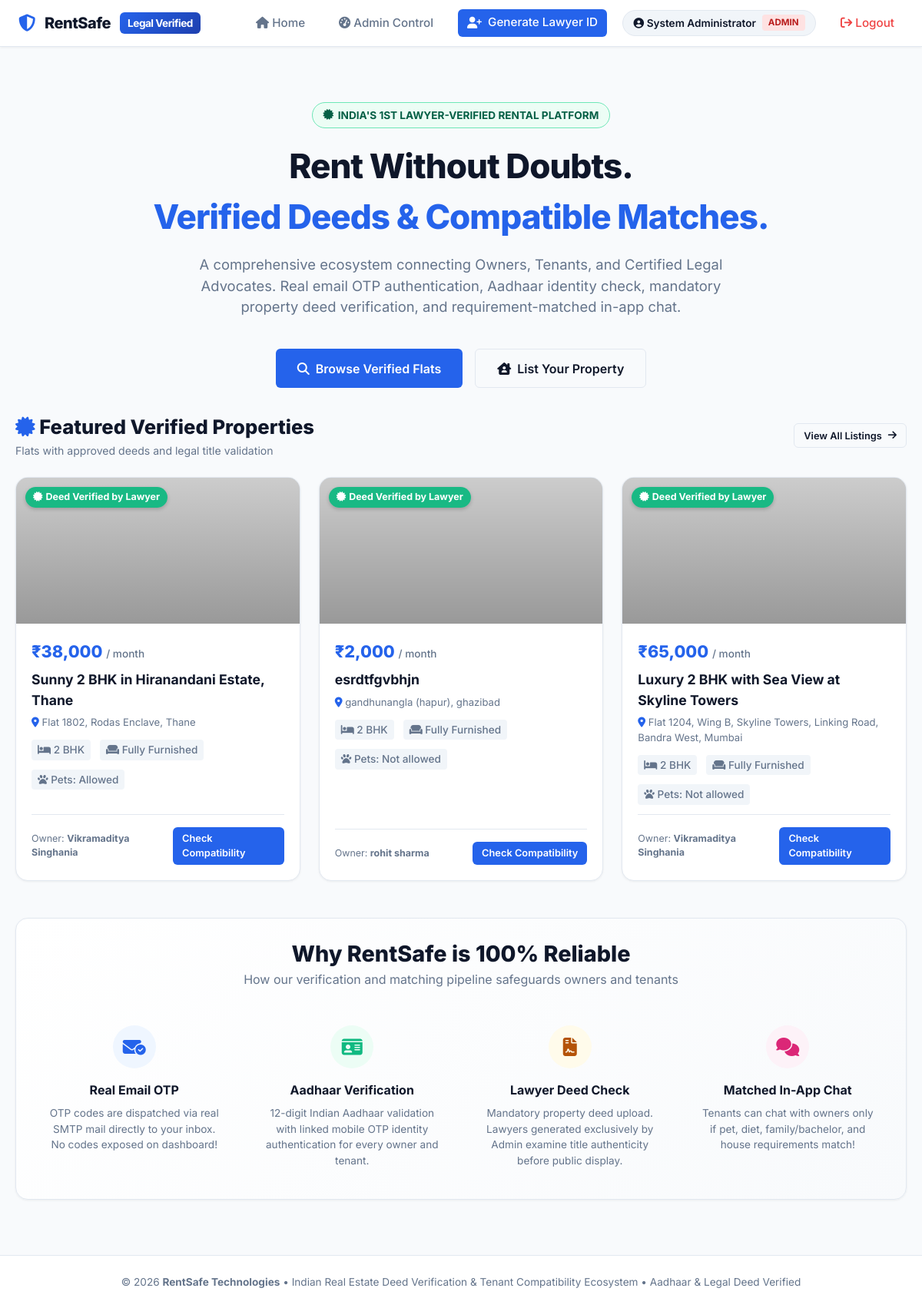
The page / (signed in) on the database its author committed.
### tables this page shows
CREATE TABLE users (
        id INTEGER PRIMARY KEY AUTOINCREMENT,
        name TEXT NOT NULL,
        email TEXT UNIQUE NOT NULL,
        password_hash TEXT NOT NULL,
        role TEXT NOT NULL CHECK(role IN ('admin', 'lawyer', 'owner', 'tenant')),
        phone TEXT,
        lawyer_id TEXT UNIQUE,
        bar_council_reg TEXT,
        specialization TEXT,
        aadhaar_number_masked TEXT,
        aadhaar_verified INTEGER DEFAULT 0,
        email_verified INTEGER DEFAULT 0,
        tenant_type TEXT DEFAULT 'bachelor',
        has_pets INTEGER DEFAULT 0,
        pet_details TEXT DEFAULT '',
        diet_pref TEXT DEFAULT 'no_preference',
        smoking_drinking INTEGER DEFAULT 0,
        occupation TEXT DEFAULT '',
        status TEXT DEFAULT 'active',
        created_at TIMESTAMP DEFAULT CURRENT_TIMESTAMP
    );

CREATE TABLE properties (
        id INTEGER PRIMARY KEY AUTOINCREMENT,
        owner_id INTEGER NOT NULL,
        title TEXT NOT NULL,
        description TEXT,
        flat_type TEXT NOT NULL,
        furnishing TEXT NOT NULL,
        rent_monthly REAL NOT NULL,
        deposit REAL NOT NULL,
        address TEXT NOT NULL,
        city TEXT NOT NULL,
        pincode TEXT,
        image_path TEXT,
        req_pets TEXT NOT NULL DEFAULT 'not_allowed',
        req_tenant_type TEXT NOT NULL DEFAULT 'open_to_all',
        req_food TEXT NOT NULL DEFAULT 'no_restriction',
        req_smoking_drinking TEXT NOT NULL DEFAULT 'prohibited',
        req_notes TEXT,
        deed_filename TEXT NOT NULL,
        deed_original_name TEXT,
        deed_status TEXT DEFAULT 'PENDING_LAWYER_REVIEW' CHECK(deed_status IN ('PENDING_LAWYER_REVIEW', 'APPROVED', 'REJECTED')),
        reviewed_by_lawyer_id INTEGER,
        lawyer_notes TEXT,
        reviewed_at TIMESTAMP,
        is_active INTEGER DEFAULT 1,
        created_at TIMESTAMP DEFAULT CURRENT_TIMESTAMP,
        FOREIGN KEY (owner_id) REFERENCES users(id) ON DELETE CASCADE,
        FOREIGN KEY (reviewed_by_lawyer_id) REFERENCES users(id) ON DELETE SET NULL
    );

### app.py (the view)
@app.route('/')
def index():
    conn = get_db_connection()
    stats = {
        'verified_flats': conn.execute("SELECT COUNT(*) FROM properties WHERE deed_status = 'APPROVED'").fetchone()[0],
        'total_lawyers': conn.execute("SELECT COUNT(*) FROM users WHERE role = 'lawyer'").fetchone()[0],
        'total_owners': conn.execute("SELECT COUNT(*) FROM users WHERE role = 'owner'").fetchone()[0],
        'total_tenants': conn.execute("SELECT COUNT(*) FROM users WHERE role = 'tenant'").fetchone()[0]
    }
    recent_flats = conn.execute("""
        SELECT p.*, u.name as owner_name
        FROM properties p
        JOIN users u ON p.owner_id = u.id
        WHERE p.deed_status = 'APPROVED'
        ORDER BY p.id DESC LIMIT 4
    """).fetchall()
    conn.close()
    return render_template('index.html', stats=stats, recent_flats=recent_flats)

### app.py (called while the page is built)
@app.context_processor
def inject_user_context():
    user = None
    if 'user_id' in session:
        conn = get_db_connection()
        user = conn.execute("SELECT * FROM users WHERE id = ?", (session['user_id'],)).fetchone()
        conn.close()
    return dict(current_user=user)

### database.py (called while the page is built)
def get_db_connection():
    conn = sqlite3.connect(Config.DATABASE_PATH)
    conn.row_factory = sqlite3.Row
    conn.execute("PRAGMA foreign_keys = ON")
    return conn

### templates/index.html (shortened to what this page needs)
{% extends 'base.html' %}
{% block content %}
<div style="text-align: center; padding: 3rem 1rem 2rem;">
    <span class="badge-status badge-approved" style="margin-bottom: 1rem; font-size: 0.85rem; padding: 6px 14px;">
        <i class="fa-solid fa-certificate"></i> India's 1st Lawyer-Verified Rental Platform
    </span>
    <h1 style="font-size: 2.75rem; font-weight: 800; color: var(--secondary); letter-spacing: -1px; margin-bottom: 1rem;">
        Rent Without Doubts. <br><span style="color: var(--primary);">Verified Deeds & Compatible Matches.</span>
    </h1>
    <p style="font-size: 1.15rem; color: var(--text-muted); max-width: 720px; margin: 0 auto 2.5rem;">
        A comprehensive ecosystem connecting Owners, Tenants, and Certified Legal Advocates. Real email OTP authentication, Aadhaar identity check, mandatory property deed verification, and requirement-matched in-app chat.
    </p>
    <div style="display: flex; justify-content: center; gap: 1rem; flex-wrap: wrap;">
        <a href="{{ url_for('login', role='tenant') }}" class="btn btn-primary" style="padding: 0.8rem 1.75rem; font-size: 1rem;">
            <i class="fa-solid fa-magnifying-glass"></i> Browse Verified Flats
        </a>
        <a href="{{ url_for('register_owner_page') }}" class="btn btn-outline" style="padding: 0.8rem 1.75rem; font-size: 1rem;">
            <i class="fa-solid fa-house-chimney-user"></i> List Your Property
        </a>
    </div>
</div>
<div style="margin-bottom: 3rem;">
    <div style="display: flex; align-items: center; justify-content: space-between; margin-bottom: 1.5rem;">
        <div>
            <h2 style="font-size: 1.6rem; font-weight: 800; color: var(--secondary);">
                <i class="fa-solid fa-certificate" style="color: var(--primary);"></i> Featured Verified Properties
            </h2>
            <p style="font-size: 0.88rem; color: var(--text-muted);">Flats with approved deeds and legal title validation</p>
        </div>
        <a href="{{ url_for('login', role='tenant') }}" class="btn btn-sm btn-outline">View All Listings <i class="fa-solid fa-arrow-right"></i></a>
    </div>
    <div class="properties-grid">
        {% for flat in recent_flats %}
            <div class="property-card">
                <div class="property-image" style="background: linear-gradient(rgba(0,0,0,0.2), rgba(0,0,0,0.4)), url('https://images.unsplash.com/photo-1545324418-cc1a3fa10c00?auto=format&fit=crop&w=600&q=80') center/cover;">
                    <span class="deed-verified-badge">
                        <i class="fa-solid fa-certificate"></i> Deed Verified by Lawyer
                    </span>
                </div>
                <div class="property-body">
                    <div class="property-rent">₹{{ "{:,.0f}".format(flat.rent_monthly) }} <span style="font-size: 0.85rem; font-weight: 500; color: var(--text-muted);">/ month</span></div>
                    <h3 class="property-title">{{ flat.title }}</h3>
                    <p style="font-size: 0.82rem; color: var(--text-muted); margin-bottom: 0.75rem;">
                        <i class="fa-solid fa-location-dot" style="color: var(--primary);"></i> {{ flat.address }}, {{ flat.city }}
                    </p>
                    <div class="property-specs">
                        <span class="spec-chip"><i class="fa-solid fa-bed"></i> {{ flat.flat_type }}</span>
                        <span class="spec-chip"><i class="fa-solid fa-couch"></i> {{ flat.furnishing }}</span>
                        <span class="spec-chip"><i class="fa-solid fa-paw"></i> Pets: {{ flat.req_pets | replace('_', ' ') | capitalize }}</span>
                    </div>
                    <div style="margin-top: auto; padding-top: 1rem; border-top: 1px solid var(--border-color); display: flex; align-items: center; justify-content: space-between;">
                        <span style="font-size: 0.78rem; color: var(--text-muted);">Owner: <strong>{{ flat.owner_name }}</strong></span>
                        <a href="{{ url_for('login', role='tenant') }}" class="btn btn-sm btn-primary">Check Compatibility</a>
                    </div>
                </div>
            </div>
        {% else %}
            <div class="card" style="grid-column: 1 / -1; text-align: center; padding: 3rem;">
                <i class="fa-regular fa-folder-open" style="font-size: 2.5rem; color: var(--text-muted); margin-bottom: 1rem;"></i>
                <p>No verified properties listed yet. Owners can list and submit deeds for verification!</p>
            </div>
        {% endfor %}
    </div>
</div>
<div class="card" style="margin-bottom: 3rem; background: linear-gradient(135deg, #ffffff, #f8fafc);">
    <div style="text-align: center; margin-bottom: 2rem;">
        <h2 style="font-size: 1.8rem; font-weight: 800; color: var(--secondary);">Why RentSafe is 100% Reliable</h2>
        <p style="color: var(--text-muted);">How our verification and matching pipeline safeguards owners and tenants</p>
    </div>
    <div style="display: grid; grid-template-columns: repeat(auto-fit, minmax(240px, 1fr)); gap: 1.5rem;">
        <div style="text-align: center; padding: 1rem;">
            <div style="width: 56px; height: 56px; border-radius: 50%; background: #eff6ff; color: var(--primary); display: flex; align-items: center; justify-content: center; font-size: 1.5rem; margin: 0 auto 1rem;">
                <i class="fa-solid fa-envelope-circle-check"></i>
            </div>
            <h4 style="font-weight: 700; margin-bottom: 0.5rem;">Real Email OTP</h4>
            <p style="font-size: 0.85rem; color: var(--text-muted);">
                OTP codes are dispatched via real SMTP mail directly to your inbox. No codes exposed on dashboard!
            </p>
        </div>
        <div style="text-align: center; padding: 1rem;">
            <div style="width: 56px; height: 56px; border-radius: 50%; background: #ecfdf5; color: var(--success); display: flex; align-items: center; justify-content: center; font-size: 1.5rem; margin: 0 auto 1rem;">
                <i class="fa-solid fa-id-card"></i>
            </div>
            <h4 style="font-weight: 700; margin-bottom: 0.5rem;">Aadhaar Verification</h4>
            <p style="font-size: 0.85rem; color: var(--text-muted);">
                12-digit Indian Aadhaar validation with linked mobile OTP identity authentication for every owner and tenant.
            </p>
        </div>
        <div style="text-align: center; padding: 1rem;">
            <div style="width: 56px; height: 56px; border-radius: 50%; background: #fffbeb; color: #b45309; display: flex; align-items: center; justify-content: center; font-size: 1.5rem; margin: 0 auto 1rem;">
                <i class="fa-solid fa-file-contract"></i>
            </div>
            <h4 style="font-weight: 700; margin-bottom: 0.5rem;">Lawyer Deed Check</h4>
            <p style="font-size: 0.85rem; color: var(--text-muted);">
                Mandatory property deed upload. Lawyers generated exclusively by Admin examine title authenticity before public display.
            </p>
        </div>
        <div style="text-align: center; padding: 1rem;">
            <div style="width: 56px; height: 56px; border-radius: 50%; background: #fdf2f8; color: #db2777; display: flex; align-items: center; justify-content: center; font-size: 1.5rem; margin: 0 auto 1rem;">
                <i class="fa-solid fa-comments"></i>
            </div>
            <h4 style="font-weight: 700; margin-bottom: 0.5rem;">Matched In-App Chat</h4>
            <p style="font-size: 0.85rem; color: var(--text-muted);">
                Tenants can chat with owners only if pet, diet, family/bachelor, and house requirements match!
            </p>
        </div>
    </div>
</div>
{% endblock %}

### templates/base.html (shortened to what this page needs)
<!DOCTYPE html>
<html lang="en">
<head>
    <link rel="stylesheet" href="https://cdnjs.cloudflare.com/ajax/libs/font-awesome/6.4.0/css/all.min.css">
    <link rel="stylesheet" href="{{ url_for('static', filename='css/style.css') }}">
</head>
<body>
    <header class="navbar">
        <div class="nav-container">
            <a href="{{ url_for('index') }}" class="logo-link">
                <i class="fa-solid fa-shield-halved" style="color: var(--primary); font-size: 1.4rem;"></i>
                <span>RentSafe</span>
                <span class="logo-badge">Legal Verified</span>
            </a>
            <nav>
                <ul class="nav-links">
                    <li class="nav-item"><a href="{{ url_for('index') }}"><i class="fa-solid fa-house"></i> Home</a></li>
                    {% if current_user %}
                        {% if current_user.role == 'owner' %}
                            <li class="nav-item"><a href="{{ url_for('owner_dashboard') }}"><i class="fa-solid fa-building-user"></i> My Flats</a></li>
                            <li class="nav-item"><a href="{{ url_for('owner_add_flat') }}" class="btn btn-sm btn-primary" style="color:white;"><i class="fa-solid fa-plus"></i> List Flat</a></li>
                        {% elif current_user.role == 'tenant' %}
                            <li class="nav-item"><a href="{{ url_for('tenant_dashboard') }}"><i class="fa-solid fa-magnifying-glass"></i> Browse Flats</a></li>
                            <li class="nav-item"><a href="{{ url_for('tenant_profile') }}"><i class="fa-solid fa-sliders"></i> My Criteria</a></li>
                        {% elif current_user.role == 'lawyer' %}
                            <li class="nav-item"><a href="{{ url_for('lawyer_dashboard') }}"><i class="fa-solid fa-scale-balanced"></i> Deeds Review Queue</a></li>
                        {% elif current_user.role == 'admin' %}
                            <li class="nav-item"><a href="{{ url_for('admin_dashboard') }}"><i class="fa-solid fa-gauge-high"></i> Admin Control</a></li>
                            <li class="nav-item"><a href="{{ url_for('admin_generate_lawyer') }}" class="btn btn-sm btn-primary" style="color:white;"><i class="fa-solid fa-user-plus"></i> Generate Lawyer ID</a></li>
                        {% endif %}
                        <li class="nav-item">
                            <div class="user-badge-pill">
                                <span><i class="fa-solid fa-circle-user"></i> {{ current_user.name }}</span>
                                <span class="role-tag {{ current_user.role }}">{{ current_user.role }}</span>
                            </div>
                        </li>
                        <li class="nav-item">
                            <a href="{{ url_for('logout') }}" title="Logout" style="color: var(--danger);"><i class="fa-solid fa-arrow-right-from-bracket"></i> Logout</a>
                        </li>
                    {% endif %}
                </ul>
            </nav>
        </div>
    </header>
    <main class="main-wrapper">
        {% block content %}{% endblock %}
    </main>
    <footer class="footer">
        <p>&copy; 2026 <strong>RentSafe Technologies</strong> &bull; Indian Real Estate Deed Verification & Tenant Compatibility Ecosystem &bull; Aadhaar & Legal Deed Verified</p>
    </footer>
</body>
</html>

### rows shown on the page
users: name "System Administrator", role "ADMIN"
properties: rent_monthly "38,000", title "Sunny 2 BHK in Hiranandani Estate, Thane", address "Flat 1802, Rodas Enclave", city "Thane", flat_type "2 BHK", furnishing "Fully Furnished", req_pets "Allowed", owner_name "Vikramaditya Singhania"
properties: rent_monthly "2,000", title "esrdtfgvbhjn", address "gandhunangla (hapur)", city "ghazibad", flat_type "2 BHK", furnishing "Fully Furnished", req_pets "Not allowed", owner_name "rohit sharma"
properties: rent_monthly "65,000", title "Luxury 2 BHK with Sea View at Skyline Towers", address "Flat 1204, Wing B, Skyline Towers, Linking Road, Bandra West", city "Mumbai", flat_type "2 BHK", furnishing "Fully Furnished", req_pets "Not allowed", owner_name "Vikramaditya Singhania"
